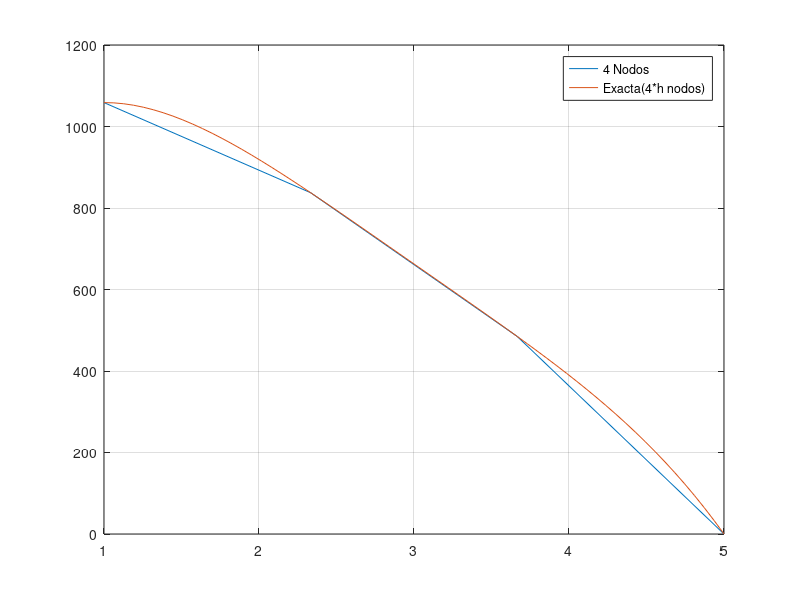

This figure's MATLAB source:
#---------------GUIA 1D - FEM---------------#
#Ejercicio 1 - C
#Aca No puedo despejar G, porque no es constante
#EJERCICIO EN COORDENADAS NATURALES
clc;
clear all;

#Datos:
pcp=0;
k=1;
c=0;
G=@(x) 100.*(x-3).^2;
H=0;

#Discretizacion
L1=1;
L2=5;
cant_nodos=4;
h=(L2-L1)/(cant_nodos-1);
xnode=L1:h:L2;
G=G(xnode);

#Condiciones de borde :
q_L1=2;
T_L2=0;

#Armado de matriz Ke

#Aporte Difusivo :
De=zeros(2,2);
De(1,1)=k/h;
De(1,2)=-k/h;
De(2,1)=-k/h;
De(2,2)=k/h;

#Aporte Reactivo #ESTA TA MAL
Ce=zeros(2,2);
Ce(1,1)=2*c*h/6;
Ce(1,2)=c*h/6;
Ce(2,1)=c*h/6;
Ce(2,2)=2*c*h/6;



#Armado de matriz K
K=zeros(cant_nodos,cant_nodos);
F=zeros(cant_nodos,1);
for i=1:cant_nodos-1
  K(i,i)+=De(1,1)+Ce(1,1);
  K(i+1,i)+=De(2,1)+Ce(2,1);
  K(i,i+1)+=De(1,2)+Ce(1,2);
  K(i+1,i+1)+=De(2,2)+Ce(2,2);


endfor

#imponemos condiciones de borde



#Armado vector F
#Resolviendo por cuadratura de gauss-legendre
F(1)+=167.901;
F(2)+=88.888;

F(2)+=9.8765;
F(3)+=9.8765;

F(3)+=88.888;
F(4)+=167.9012;
#Condicion Neumann :
F(1)+=-q_L1;

#Aporte Robin
K(cant_nodos,cant_nodos)=K(cant_nodos,cant_nodos)+H;

#Condicion Dirichlet :
K(cant_nodos,:)=zeros(1,cant_nodos);
K(cant_nodos,cant_nodos)=1;
F(cant_nodos)=T_L2;
F
#obtenemos la solucion aproximada
T_ap=K\F

#Solucion analitica, para verificar
T_an=@(y) (-25.*y.^4 +300.*y.^3 -1350.*y.^2 +1906.*y + 2345)/3;
T_an(xnode)

plot(xnode,T_ap,";4 Nodos;");
hold on;
grid on;

vec_x=linspace(L1,L2,cant_nodos*16);
vec_y=T_an(vec_x);

plot(vec_x,vec_y,";Exacta(4*h nodos);");
